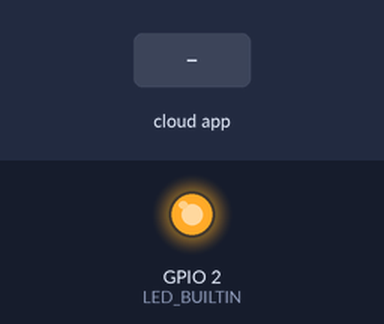
Bench run of a sketch on a simulated ESP8266 (NodeMCU). On the bench: output pins drawn as LEDs (lit = HIGH, except the on-board LED, lit = LOW). The inputs (shaded band) are chosen by the test bench. WiFi joins after 1.5 s; servers stay silent unless stated; the Firebase database answers and starts empty; what the sketch prints to the serial monitor is not drawn.

Above: at 2.7 s.
2.8 s: the phone or cloud app sets redlight to 1
At 3.3 s:
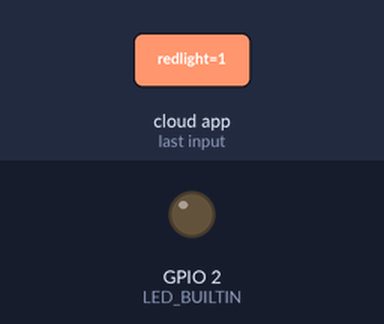
4.3 s: the phone or cloud app sets redlight to 0
At 5.7 s:
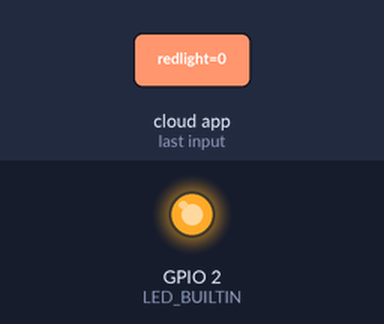
Timing chart, 0 to 7.3 s (numbered marks = the images above; inputs shaded):
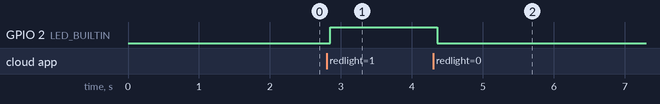

Measured:
- after the input at 2.8 s, GPIO 2 (LED_BUILTIN): LOW → HIGH after 0.05 s
- after the input at 4.3 s, GPIO 2 (LED_BUILTIN): HIGH → LOW after 0.05 s

The sketch:

homeautomate.ino
```cpp
#include <FirebaseArduino.h>
 #include <ESP8266WiFi.h>
char input[12];
int count=0;
int i=0;
const char* ssid     = "#Enter Wifi Ssid";
const char* password = "#Enter Wifi Password";
#define FIREBASE_HOST "enter-your-projectname.firebaseio.com"
#define FIREBASE_AUTH "enter auth key!"


int wifiStatus;

void setup() {

  Serial.begin(9600);
 // delay(200);
 pinMode(LED_BUILTIN, OUTPUT);

   WiFi.begin(ssid, password);

      while (WiFi.status() != WL_CONNECTED) {
        delay(500);
        Serial.print(".");
      }
     Firebase.begin(FIREBASE_HOST, FIREBASE_AUTH);

}

void loop() {


   digitalWrite(LED_BUILTIN, Firebase.getInt("redlight"));
Serial.println(Firebase.getInt("redlight"));

}
```
